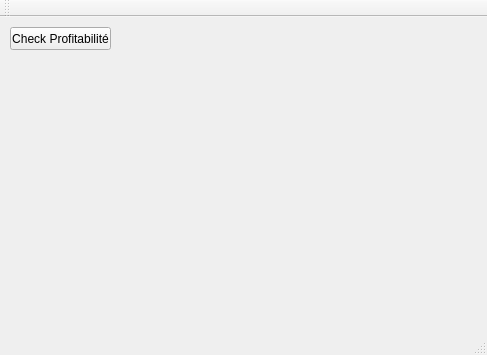
<?xml version="1.0" encoding="UTF-8"?>
<ui version="4.0">
 <class>MainWindow</class>
 <widget class="QMainWindow" name="MainWindow">
  <property name="geometry">
   <rect>
    <x>0</x>
    <y>0</y>
    <width>487</width>
    <height>355</height>
   </rect>
  </property>
  <property name="windowTitle">
   <string>MainWindow</string>
  </property>
  <widget class="QWidget" name="centralWidget">
   <widget class="QPushButton" name="pushButton">
    <property name="geometry">
     <rect>
      <x>10</x>
      <y>10</y>
      <width>101</width>
      <height>23</height>
     </rect>
    </property>
    <property name="text">
     <string>Check Profitabilité</string>
    </property>
   </widget>
  </widget>
  <widget class="QMenuBar" name="menuBar">
   <property name="geometry">
    <rect>
     <x>0</x>
     <y>0</y>
     <width>487</width>
     <height>21</height>
    </rect>
   </property>
  </widget>
  <widget class="QToolBar" name="mainToolBar">
   <attribute name="toolBarArea">
    <enum>TopToolBarArea</enum>
   </attribute>
   <attribute name="toolBarBreak">
    <bool>false</bool>
   </attribute>
  </widget>
  <widget class="QStatusBar" name="statusBar"/>
 </widget>
 <layoutdefault spacing="6" margin="11"/>
 <resources/>
 <connections/>
</ui>
